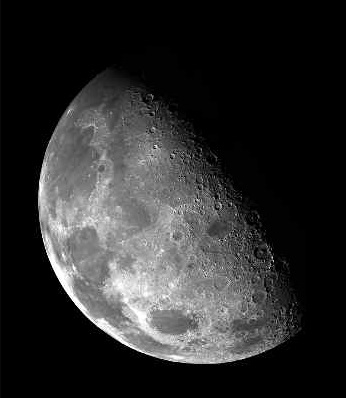
#> input picture week6/moon.jpg, 346 x 398 px
$ python week6_3.py
#> lines starting #> are read from the running program, lines starting #| are printed output that depends on the picture
import sys
import cv2 as cv

def main(argv):
    # vars
    ddepth = cv.CV_16S
    kernel_size = 3
    window_name = "laplace demonstration"

    imageName = argv[0] if len(argv) > 0 else "moon.jpg"
    src = cv.imread(cv.samples.findFile(imageName), cv.IMREAD_COLOR)
#> src is the input picture: shape (398, 346, 3); min 0, max 255, mean 44.6

    if src is None:
        print("error")
        return 0

    # remove noise by blurring image with gaussian filter
    src = cv.GaussianBlur(src, (3, 3), 0)

    # convert image to grayscale
    src_gray = cv.cvtColor(src, cv.COLOR_BGR2GRAY)

    # create window
    cv.namedWindow(window_name, cv.WINDOW_AUTOSIZE)

    # laplace func
    dst = cv.Laplacian(src_gray, ddepth, ksize = kernel_size)
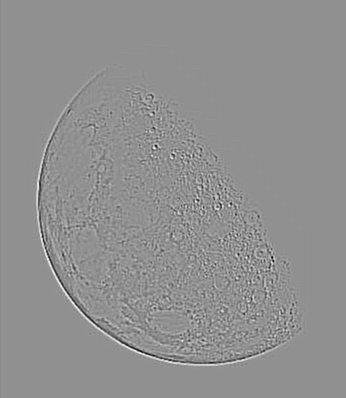
#> dst: shape (398, 346) int16; min -410, max 312, mean 0; drawn with min black and max white

    # convert back to uint8
    abs_dst = cv.convertScaleAbs(dst)
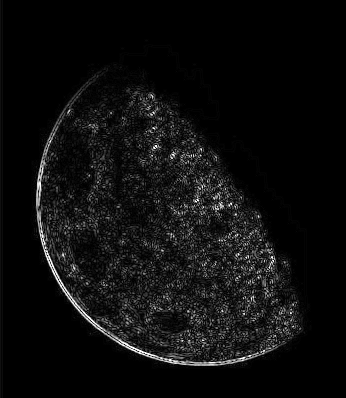
#> abs_dst: shape (398, 346); min 0, max 255, mean 13.7

    # display
    cv.imshow(window_name, abs_dst)
    cv.waitKey()
    return 0

if __name__ == "__main__":
    main(sys.argv[1:])
